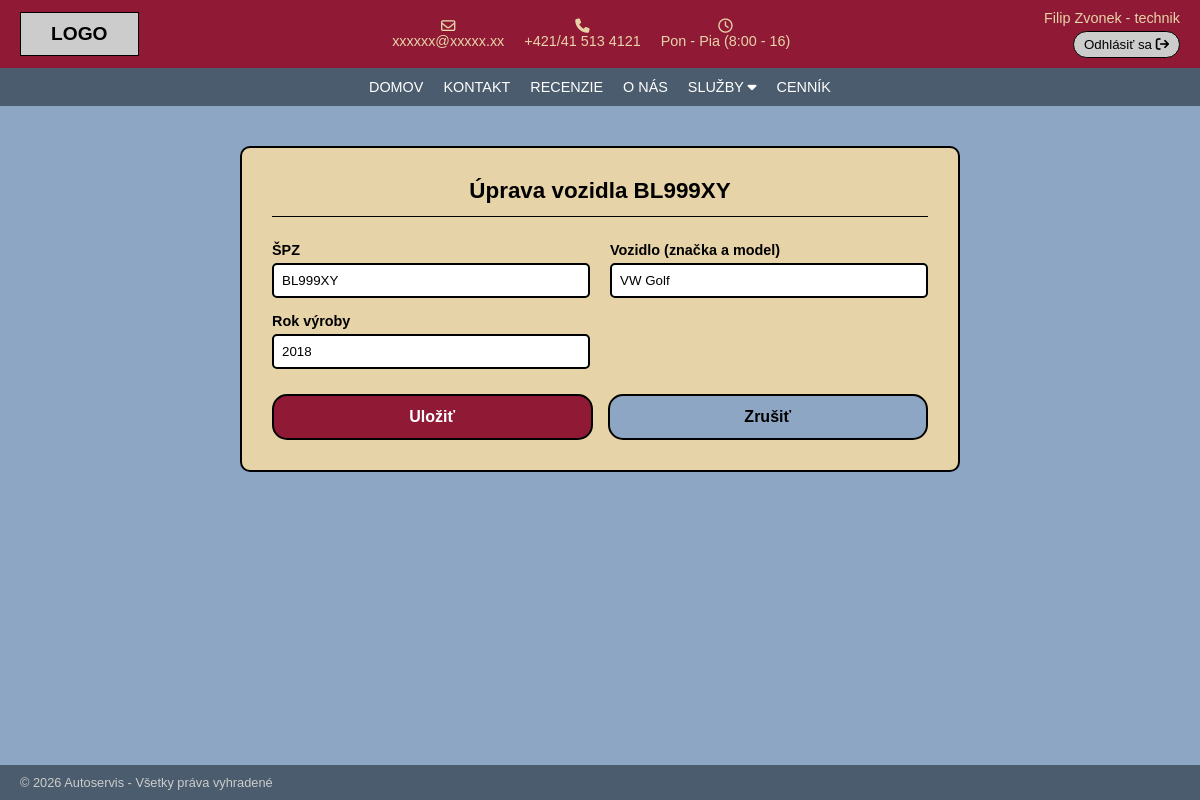
Page /?c=auto&a=edit&spz=BL999XY on the committed database.
### tables this page shows
CREATE TABLE IF NOT EXISTS `auta` (
                                      `spz`      VARCHAR(20)  NOT NULL,
                                      `vozidlo`  VARCHAR(100) NOT NULL,
                                      `rok`      SMALLINT     DEFAULT NULL,
                                      PRIMARY KEY (`spz`)
);

### Framework/Http/Responses/Response.php (called while the page is built, shortened)
<?php
abstract class Response
{
    public function send(): void
    {
        $this->generate();
    }
}

### public/index.php (called while the page is built, shortened)
<?php
require __DIR__ . '/../Framework/ClassLoader.php';
try {
    $app = new App();
    $app->run();
} catch (Exception $e) {
    die('An error occurred: ' . $e->getMessage());
}

### Framework/DB/Connection.php (called while the page is built, shortened)
<?php
class Connection
{
    private static ?Connection $instance = null;
    private PDO $db;
    public function __construct(PDO $db)
    {
        $this->db = $db;
    }
    public static function getInstance(): Connection
    {
        try {
            if (self::$instance == null) {
                $db = new PDO(
                    'mysql:dbname=' . Configuration::DB_NAME . ';host=' . Configuration::DB_HOST,
                    Configuration::DB_USER,
                    Configuration::DB_PASS
                );
                $db->setAttribute(PDO::ATTR_ERRMODE, PDO::ERRMODE_EXCEPTION);
                $db->setAttribute(PDO::ATTR_EMULATE_PREPARES, true);
                self::$instance = new self($db);
            }
            return self::$instance;
        } catch (PDOException $e) {
            throw new Exception('Connection failed: ' . $e->getMessage());
        }
    }
    public function prepare(string $sql): DebugStatement
    {
        try {
            return new DebugStatement($this->db->prepare($sql));
        } catch (PDOException $e) {
            throw new Exception('Prepare failed: ' . $e->getMessage());
        }
    }
}

### Framework/Core/Model.php (called while the page is built, shortened)
<?php
abstract class Model implements \JsonSerializable
{
    protected static ?string $tableName = null;
    protected static ?string $primaryKey = null;
    protected static array $columnsMap = [];
    private static array $dbColumns = [];
    private static IDbConvention $dbConventions;
    protected static function getTableName(): string
    {
        if (!empty(static::$tableName)) {
            return static::$tableName;
        }
        return self::getConventions()->getTableName(get_called_class());
    }
    protected static function getPkColumnName(): string
    {
        if (!empty(static::$primaryKey)) {
            return static::$primaryKey;
        }
        return self::getConventions()->getPkColumnName(get_called_class());
    }
    protected static function getColumnsMap(): array
    {
        return static::$columnsMap ?? [];
    }
    public static function getOne(mixed $id): ?static
    {
        try {
            $sql = "SELECT " . static::getDBColumnNamesList() . " FROM `" . static::getTableName() . "` WHERE `" .
                static::getPkColumnName() . "`=?";
            $stmt = Connection::getInstance()->prepare($sql);
            $stmt->setFetchMode(PDO::FETCH_CLASS | PDO::FETCH_PROPS_LATE, static::class);
            $stmt->execute([$id]);
            $model = $stmt->fetch() ?: null;
            if ($model !== null) {
                $model->_dbId = $model->getIdValue();
                $model->_resultSet = new ResultSet([$model]);
            }
            return $model;
        } catch (PDOException $exception) {
            throw new Exception('Query failed: ' . $exception->getMessage(), 0, $exception);
        }
    }
    private static function getDbColumns(): array
    {
        try {
            $sql = "DESCRIBE " . static::getTableName();
            $stmt = Connection::getInstance()->prepare($sql);
            $stmt->execute([]);
            self::$dbColumns[static::class] = array_column($stmt->fetchAll(), 'Field');
            return self::$dbColumns[static::class];
        } catch (PDOException $exception) {
            throw new Exception('Query failed: ' . $exception->getMessage(), 0, $exception);
        }
    }
    private function getIdValue(): mixed
    {
        $pk = static::getPkColumnName();
        $prop = static::toPropertyName($pk);
        return isset($this->{$prop}) ? $this->{$prop} : null;
    }
    private static function getModelProperties(): array
    {
        $reflection = new \ReflectionClass(static::class);
        $properties = [];
        foreach ($reflection->getProperties() as $property) {
            $propertyName = $property->getName();
            if ($property->isStatic()) {
                continue;
            }
            $properties[$propertyName] = true;
        }
        return $properties;
    }
    private static function getDBColumnNamesList(): string
    {
        $dbColumns = [];
        foreach (static::getDbColumns() as $columnName) {
            $propertyName = static::toPropertyName($columnName);
            if ($propertyName != $columnName) {
                $dbColumns[] = "`$columnName` AS {$propertyName}";
            } else {
                $dbColumns[] = $columnName;
            }
        }
        return implode(', ', $dbColumns);
    }
    private static function toPropertyName(string $columnName): string
    {
        $customMapping = static::getColumnsMap();
        if (isset($customMapping[$columnName])) {
            return $customMapping[$columnName];
        } else {
            return static::getConventions()->toPropertyName($columnName);
        }
    }
    private static function getConventions(): IDbConvention
    {
        if (!isset(static::$dbConventions)) {
            static::$dbConventions = new (Configuration::DB_CONVENTIONS_CLASS)();
        }
        return static::$dbConventions;
    }
}

### Framework/ClassLoader.php (called while the page is built, shortened)
<?php
class ClassLoader
{
    public static function Boot(): void
    {
        spl_autoload_register(function ($class_name) {
            $file = self::getClassFile($class_name);
        });
    }
    public static function getClassFile(string $className): string
    {
        $baseDir = realpath(dirname(__DIR__));
        $relativePath = str_replace('\\', DIRECTORY_SEPARATOR, ltrim($className, '\\')) . '.php';
        return $baseDir . DIRECTORY_SEPARATOR . $relativePath;
    }
}
require __DIR__ . DIRECTORY_SEPARATOR . 'Support' . DIRECTORY_SEPARATOR . 'functions.php';

### Framework/DB/DebugStatement.php (called while the page is built, shortened)
<?php
class DebugStatement
{
    private PDOStatementAlias $stmt;
    public function __construct($stmt)
    {
        $this->stmt = $stmt;
    }
    public function execute(?array $params = null): bool
    {
        $result = $this->stmt->execute($params);
        $this->stmt->debugDumpParams();
        return $result;
    }
    public function __call(string $name, array $arguments): mixed
    {
        return $this->stmt->{$name}(...$arguments);
    }
}

### App/Controllers/AutoController.php (called while the page is built, shortened)
<?php
class AutoController extends BaseController
{
    public function edit(Request $request): Response
    {
        $auto = $this->findOrFail((string)$request->value('spz'));
        return $this->html([
            'auto' => $auto,
            'povodnaSpz' => $auto->getSpz(),
            'chyba' => null,
            'zakazka' => null,
            'zrusitUrl' => $this->urlZrusit(null),
        ], 'form');
    }
    private function urlZrusit(?array $zakazka): string
    {
        return $zakazka !== null ? $this->urlZakazky($zakazka) : $this->url('auto.index');
    }
    private function findOrFail(string $spz): Auto
    {
        try {
            $auto = Auto::getOne($spz);
        } catch (Exception $e) {
            throw new HttpException(500, 'DB Chyba: ' . $e->getMessage());
        }
        return $auto;
    }
}

### Framework/DB/DefaultConventions.php (called while the page is built, shortened)
<?php
class DefaultConventions implements IDbConvention
{
    public function toPropertyName(string $columnName): string
    {
        return $columnName;
    }
}

### Framework/Support/functions.php (called while the page is built)
<?php
if (!function_exists('e')) {
    function e(mixed $value): string
    {
        return htmlspecialchars((string)$value, ENT_QUOTES | ENT_SUBSTITUTE | ENT_HTML5, 'UTF-8');
    }
}

### Framework/Support/LinkGenerator.php (called while the page is built, shortened)
<?php
class LinkGenerator
{
    private Request $request;
    public function __construct(Request $request, Router $router)
    {
        $this->request = $request;
    }
    public function url(
        string|array $destination,
        array $parameters = [],
        bool $absolute = false,
        bool $appendParameters = false
    ): string {
        list($controller, $action) = explode(".", $destination);
        $args = $appendParameters ? $this->request->get() : [];
        $args = ["c" => lcfirst($controller), "a" => $action != "index" ? $action : null] + $parameters + $args;
        $basePath = $absolute ? $this->request->getBaseUrl() : "";
        return $basePath . "?" . http_build_query($args);
    }
}

### Framework/Http/Request.php (called while the page is built, shortened)
<?php
class Request
{
    private array $get;
    private array $post;
    public function __construct()
    {
        $this->get = $_GET;
        $this->post = $_POST;
    }
    public function get(?string $key = null): mixed
    {
        return $key === null ? $this->get : ($this->get[$key] ?? null);
    }
    public function post(?string $key = null): mixed
    {
        return $key === null ? $this->post : ($this->post[$key] ?? null);
    }
    public function value(string $key): mixed
    {
        return $this->post($key) ?? $this->get($key);
    }
}

### App/Models/Auto.php (called while the page is built, shortened)
<?php
class Auto extends Model
{
    protected ?string $spz = null;
    protected ?string $vozidlo = null;
    protected ?int $rok = null;
    public function getSpz(): ?string { return $this->spz; }
    public function getVozidlo(): ?string { return $this->vozidlo; }
    public function getRok(): ?int { return $this->rok; }
}

### App/Views/Auto/form.view.php (the view, shortened to what this page needs)
<?php
$jeNove = $povodnaSpz === '';
?>
<main class="form-main">
    <section class="table-section">
        <h2 class="form-title"><?= $jeNove ? 'Pridanie nového vozidla' : 'Úprava vozidla ' . e($povodnaSpz) ?></h2>
        <form method="post" action="<?= $link->url('auto.save') ?>" class="zakazka-form">
            <div class="form-grid">
                <div class="form-group">
                    <label for="spz">ŠPZ</label>
                    <input type="text" id="spz" name="spz" maxlength="20" required
                           placeholder="napr. ZA123AB" value="<?= e($auto->getSpz()) ?>">
                </div>
                <div class="form-group">
                    <label for="vozidlo">Vozidlo (značka a model)</label>
                    <input type="text" id="vozidlo" name="vozidlo" maxlength="100" required
                           placeholder="napr. Audi A4" value="<?= e($auto->getVozidlo()) ?>">
                </div>
                <div class="form-group">
                    <label for="rok">Rok výroby</label>
                    <input type="number" id="rok" name="rok" min="1900" max="2100"
                           placeholder="napr. 2015" value="<?= e($auto->getRok()) ?>">
                </div>
            </div>
            <div class="form-buttons">
                <button type="submit" class="btn-apply">Uložiť</button>
                <a href="<?= e($zrusitUrl) ?>" class="btn-apply btn-link">Zrušiť</a>
            </div>
        </form>
    </section>
</main>

### public/css/style.css (style rules this page uses)
:root { --bg-color: #8da6c3; --header-bg: #901a35; --nav-bg: #4a5c6d; --footer-bg: #4a5c6d; --panel-bg: #e6d3a8; --text-light: #ffffff; --text-dark: #000000; --border-color: #000000; }
* { box-sizing: border-box; margin: 0; padding: 0; }
body { font-family: Arial, Helvetica, sans-serif; background-color: var(--bg-color); display: flex; flex-direction: column; min-height: 100vh; }
main { flex: 1; padding: 20px; display: grid; gap: 20px; grid-template-columns: 1fr; max-width: 1400px; margin: 0 auto; width: 100%; }
.form-group { margin-bottom: 15px; }
.form-group label { display: block; font-size: 0.9rem; font-weight: bold; margin-bottom: 5px; }
.form-group input, .form-group select { width: 100%; padding: 8px; border: 2px solid var(--border-color); border-radius: 5px; }
.btn-apply { width: 100%; padding: 10px; background-color: var(--bg-color); border: 2px solid var(--border-color); border-radius: 15px; cursor: pointer; font-weight: bold; margin-top: 10px; }
section.table-section { background-color: var(--panel-bg); border: 2px solid var(--border-color); border-radius: 10px; padding: 20px; display: flex; flex-direction: column; }
@media screen and (min-width: 992px) { main { grid-template-columns: 250px 1fr; } }
.btn-add, .btn-link { display: inline-block; padding: 10px 18px; background-color: var(--bg-color); border: 2px solid var(--border-color); border-radius: 15px; font-weight: bold; text-decoration: none; color: inherit; cursor: pointer; }
main.form-main { grid-template-columns: 1fr; max-width: 760px; align-content: start; padding-top: 40px; padding-bottom: 40px; }
.form-main .table-section { padding: 30px; }
.form-title { text-align: center; font-size: 1.4rem; margin-bottom: 25px; padding-bottom: 12px; border-bottom: 1px solid var(--border-color); }
.form-grid { display: grid; grid-template-columns: 1fr; column-gap: 20px; }
.form-buttons { display: flex; gap: 15px; margin-top: 10px; }
.form-buttons .btn-apply, .form-buttons .btn-link { flex: 1; margin-top: 0; padding: 12px; text-align: center; font-size: 1rem; text-decoration: none; color: inherit; background-color: var(--bg-color); }
.form-buttons .btn-apply:not(.btn-link) { background-color: var(--header-bg); color: #fff; }
@media screen and (min-width: 600px) { .form-grid { grid-template-columns: 1fr 1fr; } }

### rows in the picture
auta: spz "BL999XY", vozidlo "VW Golf", rok "2018"
